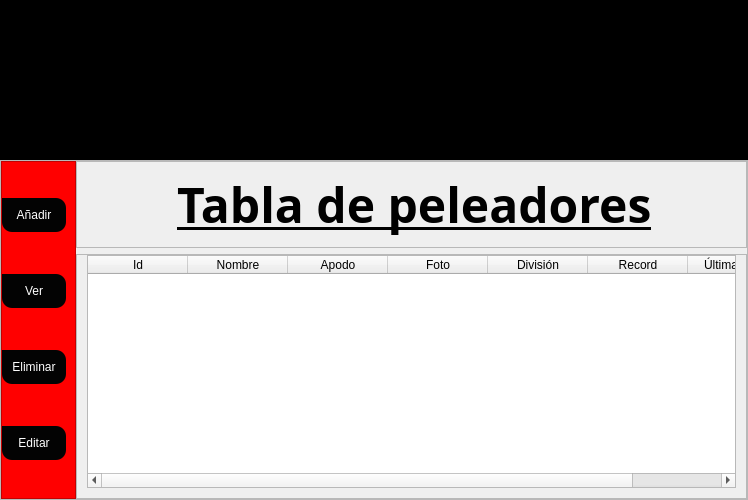
<?xml version="1.0" encoding="UTF-8"?>
<ui version="4.0">
 <class>MainWindow</class>
 <widget class="QMainWindow" name="MainWindow">
  <property name="geometry">
   <rect>
    <x>0</x>
    <y>0</y>
    <width>748</width>
    <height>500</height>
   </rect>
  </property>
  <property name="minimumSize">
   <size>
    <width>100</width>
    <height>100</height>
   </size>
  </property>
  <property name="maximumSize">
   <size>
    <width>2233</width>
    <height>500</height>
   </size>
  </property>
  <property name="windowTitle">
   <string>MainWindow</string>
  </property>
  <widget class="QWidget" name="centralwidget">
   <layout class="QVBoxLayout" name="verticalLayout" stretch="2,10">
    <property name="spacing">
     <number>0</number>
    </property>
    <property name="leftMargin">
     <number>0</number>
    </property>
    <property name="topMargin">
     <number>0</number>
    </property>
    <property name="rightMargin">
     <number>0</number>
    </property>
    <property name="bottomMargin">
     <number>0</number>
    </property>
    <item>
     <widget class="QFrame" name="frame">
      <property name="styleSheet">
       <string notr="true">background-color: rgb(0, 0, 0);</string>
      </property>
      <property name="frameShape">
       <enum>QFrame::StyledPanel</enum>
      </property>
      <property name="frameShadow">
       <enum>QFrame::Raised</enum>
      </property>
      <layout class="QHBoxLayout" name="horizontalLayout_4">
       <item>
        <widget class="QFrame" name="frame_25">
         <property name="frameShape">
          <enum>QFrame::StyledPanel</enum>
         </property>
         <property name="frameShadow">
          <enum>QFrame::Raised</enum>
         </property>
         <layout class="QVBoxLayout" name="verticalLayout_27">
          <item>
           <widget class="QLabel" name="label_20">
            <property name="text">
             <string>TextLabel</string>
            </property>
           </widget>
          </item>
         </layout>
        </widget>
       </item>
       <item>
        <widget class="QFrame" name="frame_26">
         <property name="frameShape">
          <enum>QFrame::StyledPanel</enum>
         </property>
         <property name="frameShadow">
          <enum>QFrame::Raised</enum>
         </property>
         <layout class="QVBoxLayout" name="verticalLayout_26">
          <property name="leftMargin">
           <number>4</number>
          </property>
          <property name="topMargin">
           <number>0</number>
          </property>
          <property name="rightMargin">
           <number>0</number>
          </property>
          <item>
           <widget class="QLabel" name="label_11">
            <property name="minimumSize">
             <size>
              <width>100</width>
              <height>100</height>
             </size>
            </property>
            <property name="maximumSize">
             <size>
              <width>500</width>
              <height>100</height>
             </size>
            </property>
            <property name="text">
             <string/>
            </property>
            <property name="pixmap">
             <pixmap>../../Downloads/UFC_Logo.png</pixmap>
            </property>
            <property name="scaledContents">
             <bool>true</bool>
            </property>
            <property name="wordWrap">
             <bool>false</bool>
            </property>
            <property name="indent">
             <number>-1</number>
            </property>
            <property name="openExternalLinks">
             <bool>false</bool>
            </property>
            <property name="buddy">
             <cstring>0</cstring>
            </property>
           </widget>
          </item>
         </layout>
        </widget>
       </item>
       <item>
        <widget class="QFrame" name="frame_27">
         <property name="frameShape">
          <enum>QFrame::StyledPanel</enum>
         </property>
         <property name="frameShadow">
          <enum>QFrame::Raised</enum>
         </property>
         <layout class="QHBoxLayout" name="horizontalLayout_5" stretch="0,0">
          <item>
           <widget class="QFrame" name="frame_28">
            <property name="frameShape">
             <enum>QFrame::StyledPanel</enum>
            </property>
            <property name="frameShadow">
             <enum>QFrame::Raised</enum>
            </property>
            <layout class="QHBoxLayout" name="horizontalLayout_6">
             <item>
              <widget class="QLabel" name="label_21">
               <property name="text">
                <string>TextLabel</string>
               </property>
              </widget>
             </item>
            </layout>
           </widget>
          </item>
          <item>
           <widget class="QFrame" name="frame_29">
            <property name="frameShape">
             <enum>QFrame::StyledPanel</enum>
            </property>
            <property name="frameShadow">
             <enum>QFrame::Raised</enum>
            </property>
            <layout class="QHBoxLayout" name="horizontalLayout_7">
             <item>
              <widget class="QFrame" name="frame_30">
               <property name="frameShape">
                <enum>QFrame::StyledPanel</enum>
               </property>
               <property name="frameShadow">
                <enum>QFrame::Raised</enum>
               </property>
               <layout class="QHBoxLayout" name="horizontalLayout_8">
                <item>
                 <widget class="QLabel" name="label_22">
                  <property name="text">
                   <string>TextLabel</string>
                  </property>
                 </widget>
                </item>
               </layout>
              </widget>
             </item>
             <item>
              <widget class="QFrame" name="frame_31">
               <property name="minimumSize">
                <size>
                 <width>100</width>
                 <height>100</height>
                </size>
               </property>
               <property name="maximumSize">
                <size>
                 <width>500</width>
                 <height>500</height>
                </size>
               </property>
               <property name="frameShape">
                <enum>QFrame::StyledPanel</enum>
               </property>
               <property name="frameShadow">
                <enum>QFrame::Raised</enum>
               </property>
               <layout class="QHBoxLayout" name="horizontalLayout_9">
                <item>
                 <widget class="QLabel" name="label_23">
                  <property name="minimumSize">
                   <size>
                    <width>100</width>
                    <height>100</height>
                   </size>
                  </property>
                  <property name="maximumSize">
                   <size>
                    <width>300</width>
                    <height>300</height>
                   </size>
                  </property>
                  <property name="text">
                   <string/>
                  </property>
                  <property name="pixmap">
                   <pixmap>../../Downloads/ultimate-fighting-championship-retro-logo-750.jpg</pixmap>
                  </property>
                  <property name="scaledContents">
                   <bool>true</bool>
                  </property>
                 </widget>
                </item>
               </layout>
              </widget>
             </item>
            </layout>
           </widget>
          </item>
         </layout>
        </widget>
       </item>
      </layout>
     </widget>
    </item>
    <item>
     <widget class="QFrame" name="frame_2">
      <property name="frameShape">
       <enum>QFrame::StyledPanel</enum>
      </property>
      <property name="frameShadow">
       <enum>QFrame::Raised</enum>
      </property>
      <layout class="QHBoxLayout" name="horizontalLayout" stretch="3,10">
       <property name="spacing">
        <number>0</number>
       </property>
       <property name="leftMargin">
        <number>0</number>
       </property>
       <property name="topMargin">
        <number>0</number>
       </property>
       <property name="rightMargin">
        <number>0</number>
       </property>
       <property name="bottomMargin">
        <number>0</number>
       </property>
       <item>
        <widget class="QFrame" name="frame_3">
         <property name="styleSheet">
          <string notr="true">QFrame{
background-color: rgb(255, 0, 0);
}

QPushButton{
background-color: rgb(3, 3, 3);
color: rgb(255, 255, 255);
border-bottom-left-radius: 10px;
border-bottom-right-radius: 10px;
border-top-right-radius: 10px;
padding:10px;

}
</string>
         </property>
         <property name="frameShape">
          <enum>QFrame::StyledPanel</enum>
         </property>
         <property name="frameShadow">
          <enum>QFrame::Raised</enum>
         </property>
         <layout class="QVBoxLayout" name="verticalLayout_3">
          <property name="leftMargin">
           <number>0</number>
          </property>
          <property name="topMargin">
           <number>0</number>
          </property>
          <property name="rightMargin">
           <number>9</number>
          </property>
          <property name="bottomMargin">
           <number>0</number>
          </property>
          <item>
           <widget class="QPushButton" name="boton_anadir">
            <property name="text">
             <string>Añadir</string>
            </property>
            <property name="icon">
             <iconset>
              <normaloff>../../Downloads/icons8-añadir-50.png</normaloff>../../Downloads/icons8-añadir-50.png</iconset>
            </property>
            <property name="iconSize">
             <size>
              <width>20</width>
              <height>20</height>
             </size>
            </property>
           </widget>
          </item>
          <item>
           <widget class="QPushButton" name="boton_ver">
            <property name="text">
             <string>Ver</string>
            </property>
            <property name="icon">
             <iconset>
              <normaloff>../../Downloads/icons8-registrarse-64.png</normaloff>../../Downloads/icons8-registrarse-64.png</iconset>
            </property>
            <property name="iconSize">
             <size>
              <width>20</width>
              <height>20</height>
             </size>
            </property>
           </widget>
          </item>
          <item>
           <widget class="QPushButton" name="boton_eliminar">
            <property name="text">
             <string>Eliminar</string>
            </property>
            <property name="icon">
             <iconset>
              <normaloff>../../Downloads/icons8-eliminar-64.png</normaloff>../../Downloads/icons8-eliminar-64.png</iconset>
            </property>
            <property name="iconSize">
             <size>
              <width>20</width>
              <height>20</height>
             </size>
            </property>
           </widget>
          </item>
          <item>
           <widget class="QPushButton" name="boton_editar">
            <property name="text">
             <string>Editar</string>
            </property>
            <property name="icon">
             <iconset>
              <normaloff>../../Downloads/icons8-editar-50.png</normaloff>../../Downloads/icons8-editar-50.png</iconset>
            </property>
            <property name="iconSize">
             <size>
              <width>20</width>
              <height>20</height>
             </size>
            </property>
           </widget>
          </item>
         </layout>
        </widget>
       </item>
       <item>
        <widget class="QStackedWidget" name="stackedWidget">
         <property name="currentIndex">
          <number>3</number>
         </property>
         <widget class="QWidget" name="Anadir">
          <layout class="QVBoxLayout" name="verticalLayout_4" stretch="1,10,1">
           <item alignment="Qt::AlignVCenter">
            <widget class="QFrame" name="frame_4">
             <property name="font">
              <font>
               <weight>75</weight>
               <bold>true</bold>
               <underline>true</underline>
              </font>
             </property>
             <property name="frameShape">
              <enum>QFrame::StyledPanel</enum>
             </property>
             <property name="frameShadow">
              <enum>QFrame::Raised</enum>
             </property>
             <layout class="QVBoxLayout" name="verticalLayout_5" stretch="2">
              <property name="spacing">
               <number>0</number>
              </property>
              <property name="leftMargin">
               <number>10</number>
              </property>
              <property name="topMargin">
               <number>0</number>
              </property>
              <property name="rightMargin">
               <number>0</number>
              </property>
              <property name="bottomMargin">
               <number>0</number>
              </property>
              <item alignment="Qt::AlignHCenter">
               <widget class="QLabel" name="label">
                <property name="font">
                 <font>
                  <family>Britannic Bold</family>
                  <pointsize>36</pointsize>
                  <weight>75</weight>
                  <bold>true</bold>
                  <kerning>false</kerning>
                 </font>
                </property>
                <property name="text">
                 <string> Añadir un nuevo peleador</string>
                </property>
               </widget>
              </item>
             </layout>
            </widget>
           </item>
           <item>
            <widget class="QFrame" name="frame_5">
             <property name="frameShape">
              <enum>QFrame::StyledPanel</enum>
             </property>
             <property name="frameShadow">
              <enum>QFrame::Raised</enum>
             </property>
             <layout class="QHBoxLayout" name="horizontalLayout_2">
              <property name="leftMargin">
               <number>0</number>
              </property>
              <item>
               <widget class="QFrame" name="frame_7">
                <property name="font">
                 <font>
                  <family>Britannic Bold</family>
                  <italic>true</italic>
                 </font>
                </property>
                <property name="frameShape">
                 <enum>QFrame::StyledPanel</enum>
                </property>
                <property name="frameShadow">
                 <enum>QFrame::Raised</enum>
                </property>
                <layout class="QVBoxLayout" name="verticalLayout_6">
                 <item>
                  <widget class="QLabel" name="label_2">
                   <property name="font">
                    <font>
                     <pointsize>10</pointsize>
                    </font>
                   </property>
                   <property name="text">
                    <string>Nombre :</string>
                   </property>
                  </widget>
                 </item>
                 <item>
                  <widget class="QLabel" name="label_3">
                   <property name="font">
                    <font>
                     <pointsize>10</pointsize>
                    </font>
                   </property>
                   <property name="text">
                    <string>Apodo :</string>
                   </property>
                  </widget>
                 </item>
                 <item>
                  <widget class="QLabel" name="label_4">
                   <property name="font">
                    <font>
                     <pointsize>10</pointsize>
                    </font>
                   </property>
                   <property name="text">
                    <string>Foto :</string>
                   </property>
                  </widget>
                 </item>
                 <item>
                  <widget class="QLabel" name="label_5">
                   <property name="font">
                    <font>
                     <pointsize>10</pointsize>
                    </font>
                   </property>
                   <property name="text">
                    <string>División :</string>
                   </property>
                  </widget>
                 </item>
                 <item>
                  <widget class="QLabel" name="label_6">
                   <property name="font">
                    <font>
                     <pointsize>10</pointsize>
                    </font>
                   </property>
                   <property name="text">
                    <string>Record :</string>
                   </property>
                  </widget>
                 </item>
                 <item>
                  <widget class="QLabel" name="label_7">
                   <property name="font">
                    <font>
                     <pointsize>10</pointsize>
                    </font>
                   </property>
                   <property name="text">
                    <string>Úñtima Pelea :</string>
                   </property>
                  </widget>
                 </item>
                </layout>
               </widget>
              </item>
              <item>
               <widget class="QFrame" name="frame_6">
                <property name="frameShape">
                 <enum>QFrame::StyledPanel</enum>
                </property>
                <property name="frameShadow">
                 <enum>QFrame::Raised</enum>
                </property>
                <layout class="QVBoxLayout" name="verticalLayout_7">
                 <property name="leftMargin">
                  <number>0</number>
                 </property>
                 <property name="topMargin">
                  <number>10</number>
                 </property>
                 <property name="rightMargin">
                  <number>0</number>
                 </property>
                 <property name="bottomMargin">
                  <number>0</number>
                 </property>
                 <item>
                  <widget class="QLineEdit" name="lineEdit_6"/>
                 </item>
                 <item>
                  <widget class="QLineEdit" name="lineEdit"/>
                 </item>
                 <item>
                  <widget class="QLineEdit" name="lineEdit_2"/>
                 </item>
                 <item>
                  <widget class="QLineEdit" name="lineEdit_3"/>
                 </item>
                 <item>
                  <widget class="QLineEdit" name="lineEdit_4"/>
                 </item>
                 <item>
                  <widget class="QLineEdit" name="lineEdit_5"/>
                 </item>
                </layout>
               </widget>
              </item>
             </layout>
            </widget>
           </item>
           <item>
            <widget class="QFrame" name="frame_8">
             <property name="styleSheet">
              <string notr="true">QPushButton{
background-color: rgb(3, 3, 3);
color: rgb(255, 255, 255);
border-bottom-left-radius: 10px;
border-bottom-right-radius: 10px;
border-top-right-radius: 10px;
padding:10px;

}</string>
             </property>
             <property name="frameShape">
              <enum>QFrame::StyledPanel</enum>
             </property>
             <property name="frameShadow">
              <enum>QFrame::Raised</enum>
             </property>
             <layout class="QVBoxLayout" name="verticalLayout_8">
              <property name="spacing">
               <number>0</number>
              </property>
              <property name="leftMargin">
               <number>200</number>
              </property>
              <property name="topMargin">
               <number>0</number>
              </property>
              <property name="rightMargin">
               <number>200</number>
              </property>
              <property name="bottomMargin">
               <number>0</number>
              </property>
              <item>
               <widget class="QPushButton" name="boton_guardar">
                <property name="font">
                 <font>
                  <pointsize>11</pointsize>
                 </font>
                </property>
                <property name="styleSheet">
                 <string notr="true"/>
                </property>
                <property name="text">
                 <string>Actualizar</string>
                </property>
                <property name="icon">
                 <iconset>
                  <normaloff>../../Downloads/icons8-ajustes-50.png</normaloff>../../Downloads/icons8-ajustes-50.png</iconset>
                </property>
               </widget>
              </item>
             </layout>
            </widget>
           </item>
          </layout>
         </widget>
         <widget class="QWidget" name="Eliminar">
          <layout class="QVBoxLayout" name="verticalLayout_12" stretch="1,4,2,2">
           <property name="spacing">
            <number>0</number>
           </property>
           <property name="leftMargin">
            <number>0</number>
           </property>
           <property name="topMargin">
            <number>0</number>
           </property>
           <property name="rightMargin">
            <number>0</number>
           </property>
           <property name="bottomMargin">
            <number>0</number>
           </property>
           <item>
            <widget class="QFrame" name="frame_11">
             <property name="frameShape">
              <enum>QFrame::StyledPanel</enum>
             </property>
             <property name="frameShadow">
              <enum>QFrame::Raised</enum>
             </property>
             <layout class="QVBoxLayout" name="verticalLayout_13">
              <property name="leftMargin">
               <number>125</number>
              </property>
              <property name="topMargin">
               <number>0</number>
              </property>
              <property name="bottomMargin">
               <number>0</number>
              </property>
              <item>
               <widget class="QLabel" name="label_9">
                <property name="font">
                 <font>
                  <family>Britannic Bold</family>
                  <pointsize>36</pointsize>
                  <weight>75</weight>
                  <bold>true</bold>
                  <underline>true</underline>
                 </font>
                </property>
                <property name="text">
                 <string>Eliminar Peleador</string>
                </property>
                <property name="margin">
                 <number>0</number>
                </property>
               </widget>
              </item>
             </layout>
            </widget>
           </item>
           <item>
            <widget class="QFrame" name="frame_12">
             <property name="frameShape">
              <enum>QFrame::StyledPanel</enum>
             </property>
             <property name="frameShadow">
              <enum>QFrame::Raised</enum>
             </property>
             <layout class="QVBoxLayout" name="verticalLayout_14">
              <item>
               <widget class="QFrame" name="frame_16">
                <property name="frameShape">
                 <enum>QFrame::StyledPanel</enum>
                </property>
                <property name="frameShadow">
                 <enum>QFrame::Raised</enum>
                </property>
                <layout class="QVBoxLayout" name="verticalLayout_15">
                 <item>
                  <widget class="QLabel" name="label_10">
                   <property name="font">
                    <font>
                     <family>Britannic Bold</family>
                     <pointsize>11</pointsize>
                     <italic>true</italic>
                    </font>
                   </property>
                   <property name="text">
                    <string>Introduzca el id del peleador que quiera eliminar :</string>
                   </property>
                  </widget>
                 </item>
                </layout>
               </widget>
              </item>
              <item>
               <widget class="QFrame" name="frame_15">
                <property name="frameShape">
                 <enum>QFrame::StyledPanel</enum>
                </property>
                <property name="frameShadow">
                 <enum>QFrame::Raised</enum>
                </property>
                <layout class="QVBoxLayout" name="verticalLayout_16">
                 <item>
                  <widget class="QLineEdit" name="lineEdit_7"/>
                 </item>
                </layout>
               </widget>
              </item>
             </layout>
            </widget>
           </item>
           <item>
            <widget class="QFrame" name="frame_13">
             <property name="frameShape">
              <enum>QFrame::StyledPanel</enum>
             </property>
             <property name="frameShadow">
              <enum>QFrame::Raised</enum>
             </property>
             <layout class="QHBoxLayout" name="horizontalLayout_10">
              <item>
               <widget class="QFrame" name="frame_17">
                <property name="frameShape">
                 <enum>QFrame::StyledPanel</enum>
                </property>
                <property name="frameShadow">
                 <enum>QFrame::Raised</enum>
                </property>
                <layout class="QHBoxLayout" name="horizontalLayout_13">
                 <item>
                  <widget class="QLabel" name="label_26">
                   <property name="text">
                    <string/>
                   </property>
                  </widget>
                 </item>
                </layout>
               </widget>
              </item>
              <item>
               <widget class="QFrame" name="frame_32">
                <property name="frameShape">
                 <enum>QFrame::StyledPanel</enum>
                </property>
                <property name="frameShadow">
                 <enum>QFrame::Raised</enum>
                </property>
                <layout class="QHBoxLayout" name="horizontalLayout_11">
                 <item>
                  <widget class="QLabel" name="label_24">
                   <property name="minimumSize">
                    <size>
                     <width>100</width>
                     <height>100</height>
                    </size>
                   </property>
                   <property name="maximumSize">
                    <size>
                     <width>200</width>
                     <height>500</height>
                    </size>
                   </property>
                   <property name="text">
                    <string/>
                   </property>
                   <property name="pixmap">
                    <pixmap>../../Downloads/cinturon.webp</pixmap>
                   </property>
                   <property name="scaledContents">
                    <bool>true</bool>
                   </property>
                  </widget>
                 </item>
                </layout>
               </widget>
              </item>
              <item>
               <widget class="QFrame" name="frame_33">
                <property name="frameShape">
                 <enum>QFrame::StyledPanel</enum>
                </property>
                <property name="frameShadow">
                 <enum>QFrame::Raised</enum>
                </property>
                <layout class="QHBoxLayout" name="horizontalLayout_12">
                 <item>
                  <widget class="QLabel" name="label_25">
                   <property name="text">
                    <string/>
                   </property>
                  </widget>
                 </item>
                </layout>
               </widget>
              </item>
             </layout>
            </widget>
           </item>
           <item>
            <widget class="QFrame" name="frame_14">
             <property name="styleSheet">
              <string notr="true">QPushButton{
background-color: rgb(3, 3, 3);
color: rgb(255, 255, 255);
border-bottom-left-radius: 10px;
border-bottom-right-radius: 10px;
border-top-right-radius: 10px;
padding:10px;

}</string>
             </property>
             <property name="frameShape">
              <enum>QFrame::StyledPanel</enum>
             </property>
             <property name="frameShadow">
              <enum>QFrame::Raised</enum>
             </property>
             <layout class="QVBoxLayout" name="verticalLayout_18">
              <property name="leftMargin">
               <number>200</number>
              </property>
              <property name="topMargin">
               <number>0</number>
              </property>
              <property name="rightMargin">
               <number>200</number>
              </property>
              <property name="bottomMargin">
               <number>0</number>
              </property>
              <item>
               <widget class="QPushButton" name="boton_guardar_2">
                <property name="styleSheet">
                 <string notr="true"/>
                </property>
                <property name="text">
                 <string>Actualizar</string>
                </property>
                <property name="icon">
                 <iconset>
                  <normaloff>../../Downloads/icons8-ajustes-50.png</normaloff>../../Downloads/icons8-ajustes-50.png</iconset>
                </property>
               </widget>
              </item>
             </layout>
            </widget>
           </item>
          </layout>
         </widget>
         <widget class="QWidget" name="Editar">
          <layout class="QVBoxLayout" name="verticalLayout_20" stretch="3,10,0">
           <item>
            <widget class="QFrame" name="frame_18">
             <property name="frameShape">
              <enum>QFrame::StyledPanel</enum>
             </property>
             <property name="frameShadow">
              <enum>QFrame::Raised</enum>
             </property>
             <layout class="QVBoxLayout" name="verticalLayout_21">
              <property name="spacing">
               <number>0</number>
              </property>
              <property name="leftMargin">
               <number>0</number>
              </property>
              <property name="topMargin">
               <number>0</number>
              </property>
              <property name="rightMargin">
               <number>0</number>
              </property>
              <property name="bottomMargin">
               <number>0</number>
              </property>
              <item>
               <widget class="QFrame" name="frame_20">
                <property name="frameShape">
                 <enum>QFrame::StyledPanel</enum>
                </property>
                <property name="frameShadow">
                 <enum>QFrame::Raised</enum>
                </property>
                <layout class="QVBoxLayout" name="verticalLayout_22">
                 <property name="spacing">
                  <number>0</number>
                 </property>
                 <property name="leftMargin">
                  <number>0</number>
                 </property>
                 <property name="topMargin">
                  <number>0</number>
                 </property>
                 <property name="rightMargin">
                  <number>0</number>
                 </property>
                 <property name="bottomMargin">
                  <number>10</number>
                 </property>
                 <item>
                  <widget class="QLabel" name="label_12">
                   <property name="font">
                    <font>
                     <family>Britannic Bold</family>
                     <pointsize>36</pointsize>
                     <weight>75</weight>
                     <bold>true</bold>
                    </font>
                   </property>
                   <property name="text">
                    <string>Edita la tabla de peleadores</string>
                   </property>
                  </widget>
                 </item>
                </layout>
               </widget>
              </item>
              <item>
               <widget class="QFrame" name="frame_21">
                <property name="frameShape">
                 <enum>QFrame::StyledPanel</enum>
                </property>
                <property name="frameShadow">
                 <enum>QFrame::Raised</enum>
                </property>
                <layout class="QVBoxLayout" name="verticalLayout_23">
                 <property name="spacing">
                  <number>0</number>
                 </property>
                 <property name="leftMargin">
                  <number>0</number>
                 </property>
                 <property name="topMargin">
                  <number>10</number>
                 </property>
                 <property name="rightMargin">
                  <number>0</number>
                 </property>
                 <property name="bottomMargin">
                  <number>0</number>
                 </property>
                 <item>
                  <widget class="QLabel" name="label_13">
                   <property name="font">
                    <font>
                     <family>Britannic Bold</family>
                     <pointsize>12</pointsize>
                     <weight>50</weight>
                     <italic>true</italic>
                     <bold>false</bold>
                    </font>
                   </property>
                   <property name="text">
                    <string>Introduzca Id del peleador al que qiera editar sus datos :</string>
                   </property>
                  </widget>
                 </item>
                 <item>
                  <widget class="QLineEdit" name="lineEdit_8"/>
                 </item>
                </layout>
               </widget>
              </item>
             </layout>
            </widget>
           </item>
           <item>
            <widget class="QFrame" name="frame_19">
             <property name="frameShape">
              <enum>QFrame::StyledPanel</enum>
             </property>
             <property name="frameShadow">
              <enum>QFrame::Raised</enum>
             </property>
             <layout class="QHBoxLayout" name="horizontalLayout_3" stretch="1,10">
              <item>
               <widget class="QFrame" name="frame_22">
                <property name="font">
                 <font>
                  <family>Britannic Bold</family>
                  <pointsize>11</pointsize>
                  <weight>50</weight>
                  <italic>true</italic>
                  <bold>false</bold>
                 </font>
                </property>
                <property name="frameShape">
                 <enum>QFrame::StyledPanel</enum>
                </property>
                <property name="frameShadow">
                 <enum>QFrame::Raised</enum>
                </property>
                <layout class="QVBoxLayout" name="verticalLayout_24">
                 <property name="spacing">
                  <number>0</number>
                 </property>
                 <property name="leftMargin">
                  <number>0</number>
                 </property>
                 <property name="topMargin">
                  <number>0</number>
                 </property>
                 <property name="rightMargin">
                  <number>0</number>
                 </property>
                 <property name="bottomMargin">
                  <number>0</number>
                 </property>
                 <item>
                  <widget class="QLabel" name="label_14">
                   <property name="text">
                    <string>Nombre :</string>
                   </property>
                  </widget>
                 </item>
                 <item>
                  <widget class="QLabel" name="label_15">
                   <property name="text">
                    <string>Apodo :</string>
                   </property>
                  </widget>
                 </item>
                 <item>
                  <widget class="QLabel" name="label_16">
                   <property name="text">
                    <string>Foto :</string>
                   </property>
                  </widget>
                 </item>
                 <item>
                  <widget class="QLabel" name="label_17">
                   <property name="text">
                    <string>División : </string>
                   </property>
                  </widget>
                 </item>
                 <item>
                  <widget class="QLabel" name="label_18">
                   <property name="text">
                    <string>Record : </string>
                   </property>
                  </widget>
                 </item>
                 <item>
                  <widget class="QLabel" name="label_19">
                   <property name="text">
                    <string>Última Pelea :</string>
                   </property>
                  </widget>
                 </item>
                </layout>
               </widget>
              </item>
              <item>
               <widget class="QFrame" name="frame_23">
                <property name="frameShape">
                 <enum>QFrame::StyledPanel</enum>
                </property>
                <property name="frameShadow">
                 <enum>QFrame::Raised</enum>
                </property>
                <layout class="QVBoxLayout" name="verticalLayout_25">
                 <property name="bottomMargin">
                  <number>0</number>
                 </property>
                 <item>
                  <widget class="QLineEdit" name="lineEdit_9"/>
                 </item>
                 <item>
                  <widget class="QLineEdit" name="lineEdit_12"/>
                 </item>
                 <item>
                  <widget class="QLineEdit" name="lineEdit_10"/>
                 </item>
                 <item>
                  <widget class="QLineEdit" name="lineEdit_11"/>
                 </item>
                 <item>
                  <widget class="QLineEdit" name="lineEdit_13"/>
                 </item>
                 <item>
                  <widget class="QLineEdit" name="lineEdit_14"/>
                 </item>
                </layout>
               </widget>
              </item>
             </layout>
            </widget>
           </item>
           <item>
            <widget class="QFrame" name="frame_24">
             <property name="styleSheet">
              <string notr="true">QPushButton{
background-color: rgb(3, 3, 3);
color: rgb(255, 255, 255);
border-bottom-left-radius: 10px;
border-bottom-right-radius: 10px;
border-top-right-radius: 10px;
padding:10px;

}</string>
             </property>
             <property name="frameShape">
              <enum>QFrame::StyledPanel</enum>
             </property>
             <property name="frameShadow">
              <enum>QFrame::Raised</enum>
             </property>
             <layout class="QVBoxLayout" name="verticalLayout_2">
              <property name="leftMargin">
               <number>200</number>
              </property>
              <property name="topMargin">
               <number>0</number>
              </property>
              <property name="rightMargin">
               <number>200</number>
              </property>
              <property name="bottomMargin">
               <number>0</number>
              </property>
              <item>
               <widget class="QPushButton" name="boton_guardar_3">
                <property name="styleSheet">
                 <string notr="true"/>
                </property>
                <property name="text">
                 <string>Actualizar</string>
                </property>
                <property name="icon">
                 <iconset>
                  <normaloff>../../Downloads/icons8-ajustes-50.png</normaloff>../../Downloads/icons8-ajustes-50.png</iconset>
                </property>
               </widget>
              </item>
             </layout>
            </widget>
           </item>
          </layout>
         </widget>
         <widget class="QWidget" name="Ver">
          <layout class="QVBoxLayout" name="verticalLayout_9" stretch="2,10">
           <property name="leftMargin">
            <number>0</number>
           </property>
           <property name="topMargin">
            <number>0</number>
           </property>
           <property name="rightMargin">
            <number>0</number>
           </property>
           <property name="bottomMargin">
            <number>0</number>
           </property>
           <item>
            <widget class="QFrame" name="frame_9">
             <property name="frameShape">
              <enum>QFrame::StyledPanel</enum>
             </property>
             <property name="frameShadow">
              <enum>QFrame::Raised</enum>
             </property>
             <layout class="QVBoxLayout" name="verticalLayout_10">
              <property name="leftMargin">
               <number>100</number>
              </property>
              <item>
               <widget class="QLabel" name="label_8">
                <property name="font">
                 <font>
                  <family>Britannic Bold</family>
                  <pointsize>36</pointsize>
                  <weight>75</weight>
                  <bold>true</bold>
                  <underline>true</underline>
                 </font>
                </property>
                <property name="text">
                 <string>Tabla de peleadores</string>
                </property>
               </widget>
              </item>
             </layout>
            </widget>
           </item>
           <item>
            <widget class="QFrame" name="frame_10">
             <property name="frameShape">
              <enum>QFrame::StyledPanel</enum>
             </property>
             <property name="frameShadow">
              <enum>QFrame::Raised</enum>
             </property>
             <layout class="QVBoxLayout" name="verticalLayout_11">
              <property name="spacing">
               <number>0</number>
              </property>
              <property name="leftMargin">
               <number>10</number>
              </property>
              <property name="topMargin">
               <number>0</number>
              </property>
              <property name="rightMargin">
               <number>10</number>
              </property>
              <property name="bottomMargin">
               <number>10</number>
              </property>
              <item>
               <widget class="QTableWidget" name="tabla_ver">
                <column>
                 <property name="text">
                  <string>Id</string>
                 </property>
                </column>
                <column>
                 <property name="text">
                  <string>Nombre</string>
                 </property>
                </column>
                <column>
                 <property name="text">
                  <string>Apodo</string>
                 </property>
                </column>
                <column>
                 <property name="text">
                  <string>Foto</string>
                 </property>
                </column>
                <column>
                 <property name="text">
                  <string>División</string>
                 </property>
                </column>
                <column>
                 <property name="text">
                  <string>Record</string>
                 </property>
                </column>
                <column>
                 <property name="text">
                  <string>Última Pelea</string>
                 </property>
                </column>
               </widget>
              </item>
             </layout>
            </widget>
           </item>
          </layout>
         </widget>
        </widget>
       </item>
      </layout>
     </widget>
    </item>
   </layout>
  </widget>
 </widget>
 <resources/>
 <connections/>
</ui>
